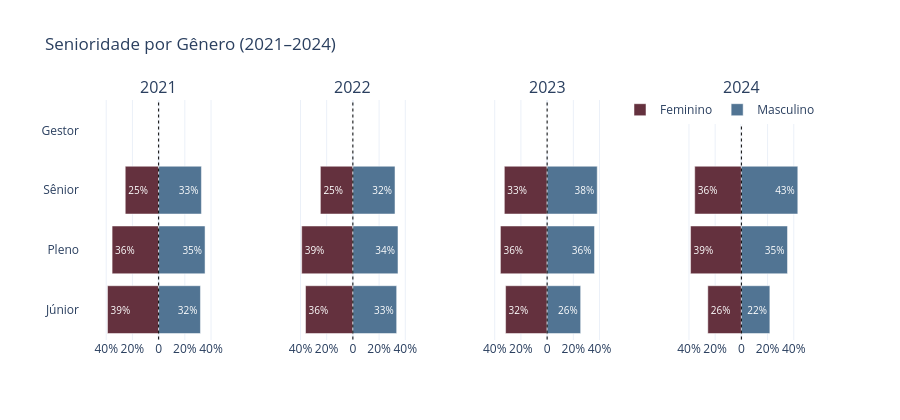

The code cell stored with this chart in its notebook:
### Markdown cell above
### 2.2 — Senioridade por gênero

### Code cell
fig = subplots_piramide(
    df, 'nivel', NIVEL_SENIORIDADE_EDA,
    'Senioridade por Gênero (2021–2024)',
)
fig.show()

### Figure 1 — Plotly figure (JSON) as saved in the notebook; plotly's stock layout.template omitted (floating-point values rounded to 4 significant figures)
{"data": [{"legendgroup": "Feminino", "marker": {"color": "#64313E"}, "name": "Feminino", "orientation": "h", "showlegend": true, "text": ["39%", "36%", "25%", "0%"], "textfont": {"color": "white", "size": 10}, "textposition": "auto", "type": "bar", "x": [-39.02, -35.5, -25.47, 0], "xaxis": "x", "y": ["Júnior", "Pleno", "Sênior", "Gestor"], "yaxis": "y"}, {"legendgroup": "Feminino", "marker": {"color": "#64313E"}, "name": "Feminino", "orientation": "h", "showlegend": false, "text": ["36%", "39%", "25%", "0%"], "textfont": {"color": "white", "size": 10}, "textposition": "auto", "type": "bar", "x": [-36.13, -39.07, -24.8, 0], "xaxis": "x2", "y": ["Júnior", "Pleno", "Sênior", "Gestor"], "yaxis": "y2"}, {"legendgroup": "Feminino", "marker": {"color": "#64313E"}, "name": "Feminino", "orientation": "h", "showlegend": false, "text": ["32%", "36%", "33%", "0%"], "textfont": {"color": "white", "size": 10}, "textposition": "auto", "type": "bar", "x": [-31.7, -35.64, -32.66, 0], "xaxis": "x3", "y": ["Júnior", "Pleno", "Sênior", "Gestor"], "yaxis": "y3"}, {"legendgroup": "Feminino", "marker": {"color": "#64313E"}, "name": "Feminino", "orientation": "h", "showlegend": false, "text": ["26%", "39%", "36%", "0%"], "textfont": {"color": "white", "size": 10}, "textposition": "auto", "type": "bar", "x": [-25.61, -38.79, -35.6, 0], "xaxis": "x4", "y": ["Júnior", "Pleno", "Sênior", "Gestor"], "yaxis": "y4"}, {"legendgroup": "Masculino", "marker": {"color": "#517493"}, "name": "Masculino", "orientation": "h", "showlegend": true, "text": ["32%", "35%", "33%", "0%"], "textfont": {"color": "white", "size": 10}, "textposition": "auto", "type": "bar", "x": [31.91, 35.43, 32.66, 0], "xaxis": "x", "y": ["Júnior", "Pleno", "Sênior", "Gestor"], "yaxis": "y"}, {"legendgroup": "Masculino", "marker": {"color": "#517493"}, "name": "Masculino", "orientation": "h", "showlegend": false, "text": ["33%", "34%", "32%", "0%"], "textfont": {"color": "white", "size": 10}, "textposition": "auto", "type": "bar", "x": [33.42, 34.42, 32.15, 0], "xaxis": "x2", "y": ["Júnior", "Pleno", "Sênior", "Gestor"], "yaxis": "y2"}, {"legendgroup": "Masculino", "marker": {"color": "#517493"}, "name": "Masculino", "orientation": "h", "showlegend": false, "text": ["26%", "36%", "38%", "0%"], "textfont": {"color": "white", "size": 10}, "textposition": "auto", "type": "bar", "x": [25.59, 36.17, 38.24, 0], "xaxis": "x3", "y": ["Júnior", "Pleno", "Sênior", "Gestor"], "yaxis": "y3"}, {"legendgroup": "Masculino", "marker": {"color": "#517493"}, "name": "Masculino", "orientation": "h", "showlegend": false, "text": ["22%", "35%", "43%", "0%"], "textfont": {"color": "white", "size": 10}, "textposition": "auto", "type": "bar", "x": [21.74, 35.2, 43.06, 0], "xaxis": "x4", "y": ["Júnior", "Pleno", "Sênior", "Gestor"], "yaxis": "y4"}], "layout": {"annotations": [{"font": {"size": 16}, "showarrow": false, "text": "2021", "x": 0.1062, "xanchor": "center", "xref": "paper", "y": 1, "yanchor": "bottom", "yref": "paper"}, {"font": {"size": 16}, "showarrow": false, "text": "2022", "x": 0.3688, "xanchor": "center", "xref": "paper", "y": 1, "yanchor": "bottom", "yref": "paper"}, {"font": {"size": 16}, "showarrow": false, "text": "2023", "x": 0.6313, "xanchor": "center", "xref": "paper", "y": 1, "yanchor": "bottom", "yref": "paper"}, {"font": {"size": 16}, "showarrow": false, "text": "2024", "x": 0.8938, "xanchor": "center", "xref": "paper", "y": 1, "yanchor": "bottom", "yref": "paper"}], "barmode": "relative", "height": 420, "legend": {"orientation": "h", "x": 1, "xanchor": "right", "y": 1.02}, "shapes": [{"line": {"color": "black", "dash": "dot", "width": 1}, "type": "line", "x0": 0, "x1": 0, "xref": "x", "y0": -0.5, "y1": 3.5, "yref": "y"}, {"line": {"color": "black", "dash": "dot", "width": 1}, "type": "line", "x0": 0, "x1": 0, "xref": "x2", "y0": -0.5, "y1": 3.5, "yref": "y2"}, {"line": {"color": "black", "dash": "dot", "width": 1}, "type": "line", "x0": 0, "x1": 0, "xref": "x3", "y0": -0.5, "y1": 3.5, "yref": "y3"}, {"line": {"color": "black", "dash": "dot", "width": 1}, "type": "line", "x0": 0, "x1": 0, "xref": "x4", "y0": -0.5, "y1": 3.5, "yref": "y4"}], "title": {"text": "Senioridade por Gênero (2021–2024)"}, "xaxis": {"anchor": "y", "domain": [0, 0.2125], "range": [-60, 60], "ticktext": ["40%", "20%", "0", "20%", "40%"], "tickvals": [-40, -20, 0, 20, 40]}, "xaxis2": {"anchor": "y2", "domain": [0.2625, 0.475], "range": [-60, 60], "ticktext": ["40%", "20%", "0", "20%", "40%"], "tickvals": [-40, -20, 0, 20, 40]}, "xaxis3": {"anchor": "y3", "domain": [0.525, 0.7375], "range": [-60, 60], "ticktext": ["40%", "20%", "0", "20%", "40%"], "tickvals": [-40, -20, 0, 20, 40]}, "xaxis4": {"anchor": "y4", "domain": [0.7875, 1], "range": [-60, 60], "ticktext": ["40%", "20%", "0", "20%", "40%"], "tickvals": [-40, -20, 0, 20, 40]}, "yaxis": {"anchor": "x", "domain": [0, 1]}, "yaxis2": {"anchor": "x2", "domain": [0, 1], "matches": "y", "showticklabels": false}, "yaxis3": {"anchor": "x3", "domain": [0, 1], "matches": "y", "showticklabels": false}, "yaxis4": {"anchor": "x4", "domain": [0, 1], "matches": "y", "showticklabels": false}}}
